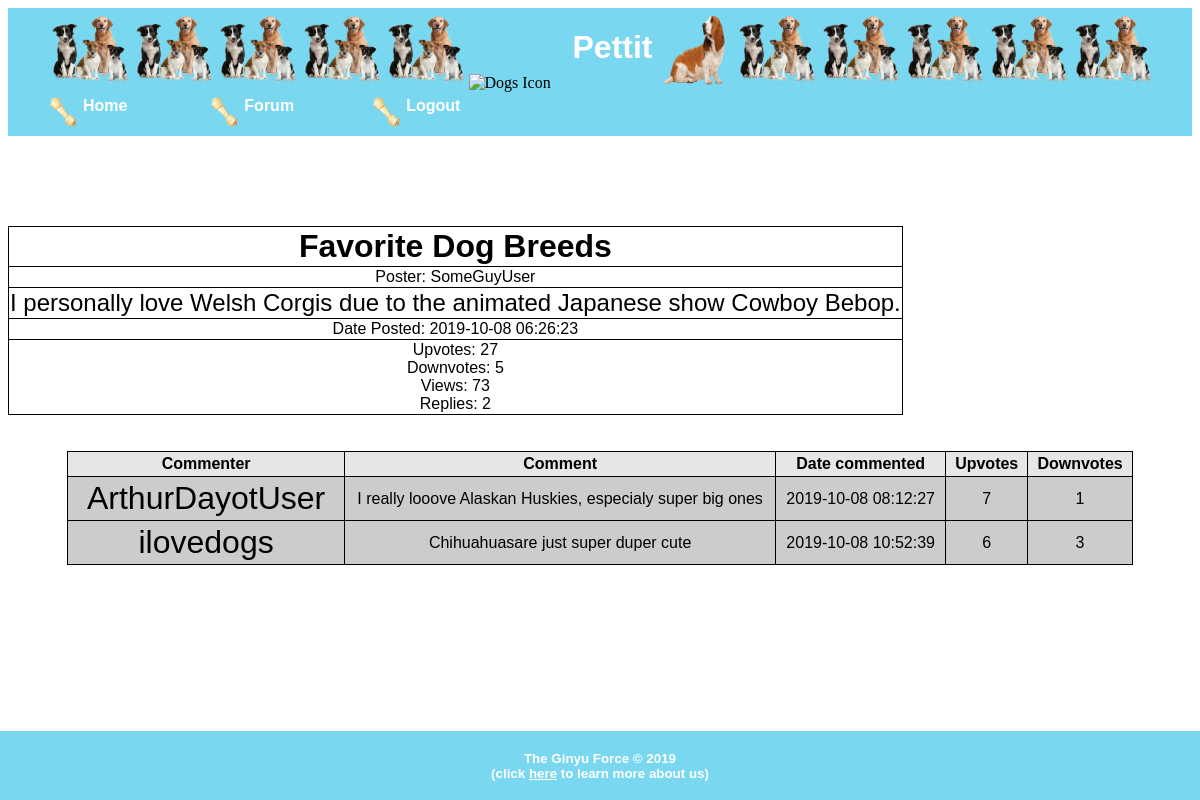
The page /script/view_topic2.php?id=2 (signed in) on the database its author committed.
### tables this page shows
CREATE TABLE posts (
  PostID int(20) NOT NULL AUTO_INCREMENT,
  PostContent text NOT NULL,
  PostTopic varchar(255) NOT NULL,
  DatePosted timestamp NOT NULL DEFAULT current_timestamp() ON UPDATE current_timestamp(),
  PosterID int(20) NOT NULL,
  up_votes int(5) NOT NULL,
  down_votes int(5) NOT NULL,
  view int(4) NOT NULL,
  reply int(4) NOT NULL,
  PRIMARY KEY (PostID)
);

CREATE TABLE users (
  FirstName varchar(20) NOT NULL,
  LastName varchar(20) NOT NULL,
  UserName varchar(20) NOT NULL,
  EmailAddress varchar(30) NOT NULL,
  Password varchar(40) NOT NULL,
  UserID int(20) NOT NULL AUTO_INCREMENT,
  PRIMARY KEY (UserID)
);

CREATE TABLE comments (
  comment_id int(20) NOT NULL AUTO_INCREMENT,
  user_id int(20) NOT NULL,
  date_posted timestamp NOT NULL DEFAULT current_timestamp() ON UPDATE current_timestamp(),
  text_content text NOT NULL,
  parent_id int(20) NOT NULL,
  up_votes int(5) NOT NULL,
  down_votes int(5) NOT NULL,
  PRIMARY KEY (comment_id)
);

### script/view_topic2.php (the view, shortened to what this page needs)
<!DOCTYPE html>
<html>
    <header>
        <?php include('header.php'); ?>
    </header>
    <body>
        <section>
               <?php
               include('../connect.php');
               $tbl_posts = "posts";
               $tbl_users = "users";
               $PostID = $_GET['id'];
               $sql= "SELECT * FROM $tbl_posts WHERE PostID= '$PostID'";
               $result= mysqli_query($connection, $sql);
               $row= mysqli_fetch_array($result);
               $userID = $row['PosterID'];
               $sqluser= "SELECT * FROM $tbl_users WHERE UserID= '$userID'";
               $resultUserName= mysqli_query($connection, $sqluser);
               $rowUserName= mysqli_fetch_array($resultUserName);
                ?>
                <table>
                <tr>
                  <td><span style="font-size: 32px;"><strong><?php echo htmlspecialchars($row['PostTopic'])?></strong></span></td><br></tr><tr>
                  <td><?php echo "Poster: " . htmlspecialchars($rowUserName['UserName'])?></td><br></tr><tr>
                  <td><span style="font-size: 24px;"><?php echo htmlspecialchars($row['PostContent'])?></span></td><br></tr><tr>
                  <td><?php echo "Date Posted: " . htmlspecialchars($row['DatePosted'])?></td><br></tr><tr>
                  <td><?php echo "Upvotes: " . htmlspecialchars($row['up_votes'])?><br>
                  <?php echo "Downvotes: " . htmlspecialchars($row['down_votes'])?><br>
                  <?php echo "Views: " . htmlspecialchars($row['view'])?><br>
                  <?php echo "Replies: " . htmlspecialchars($row['reply'])?></td><br>
                </tr>
              </table>
        </section>
        <section>
          <?php
          include('../connect.php');
          $tbl_comments = "comments";
          $PostID = $_GET['id'];
          $sql2= "SELECT * FROM $tbl_comments WHERE parent_id= '$PostID'";
          $result2= mysqli_query($connection, $sql2);
          ?>
          <table width="90%" border="0" align="center" cellpadding="3" cellspacing="1" bgcolor="#CCCCCC">
            <tr>
              <td width="13%" align="center" bgcolor="#E6E6E6"><strong>Commenter</strong></td>
              <td width="33%" align="center" bgcolor="#E6E6E6"><strong>Comment</strong></td>
              <td width="13%" align="center" bgcolor="#E6E6E6"><strong>Date commented</strong></td>
              <td width="5%" align="center" bgcolor="#E6E6E6"><strong>Upvotes</strong></td>
              <td width="5%" align="center" bgcolor="#E6E6E6"><strong>Downvotes</strong></td>
            </tr>
          <tr>
          <?php
          while ($row2 = $result2->fetch_assoc()) {
            $commenterID = $row2['user_id'];
            $sqlcommenter= "SELECT * FROM $tbl_users WHERE UserID= '$commenterID'";
            $resultCommenter= mysqli_query($connection, $sqlcommenter);
            $rowCommenter= mysqli_fetch_array($resultCommenter);
           ?>
             <td><span style="font-size: 32px;"><?php echo htmlspecialchars($rowCommenter['UserName'])?></span></td>
             <td><?php echo htmlspecialchars($row2['text_content'])?></td><br>
             <td><?php echo htmlspecialchars($row2['date_posted'])?></td>
             <td><?php echo htmlspecialchars($row2['up_votes'])?></td>
             <td><?php echo htmlspecialchars($row2['down_votes'])?></td>
           </tr>
           <?php
         }
            ?>
          </table>
          <br>
        </section>
    </body>
    <footer>
        <?php include('footer.php'); ?>
    </footer>
</html>

### css/style.css (style rules this page uses)
header { background-color: #7AD7F0; text-align: left; }
footer { background-color: #7AD7F0; text-align: left; position: fixed; bottom: 0px; left: 0px; width: 100%; }
table, th, td { border: 1px solid black; border-collapse: collapse; text-align: center; font-family: arial, sans-serif; }

### rows shown on the page
posts: PostTopic "Favorite Dog Breeds", PostContent "I personally love Welsh Corgis due to the animated Japanese show Cowboy Bebop.", DatePosted "2019-10-08 06:26:23", up_votes "27", down_votes "5", view "73", reply "2"
users: UserName "SomeGuyUser"
comments: user.UserName "ArthurDayotUser", text_content "I really looove Alaskan Huskies, especialy super big ones", date_posted "2019-10-08 08:12:27", up_votes "7", down_votes "1"
comments: user.UserName "ilovedogs", text_content "Chihuahuasare just super duper cute", date_posted "2019-10-08 10:52:39", up_votes "6", down_votes "3"
